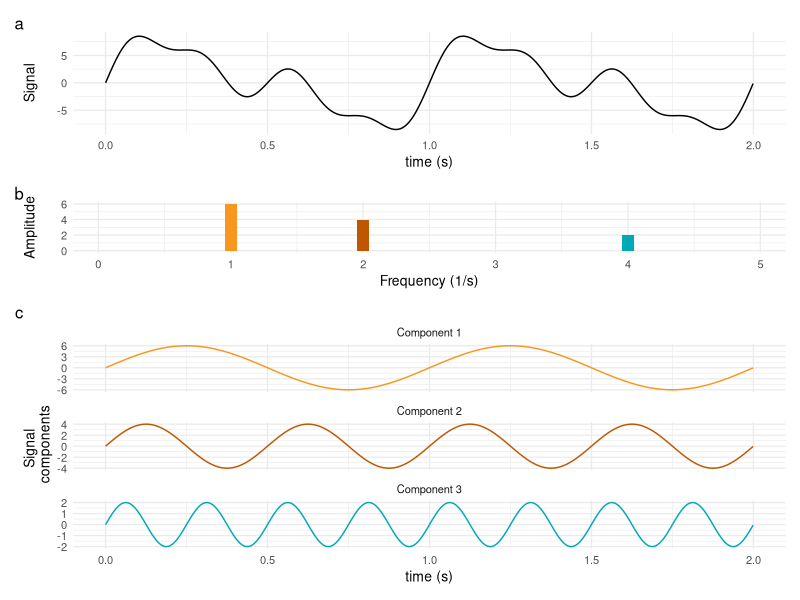

Recreate this plot in R.
library(tidyverse)
library(patchwork)

# Define basics
n <- 10000 # number of obs
t <- 10 # time (seconds)
dt <- t / n # sampling freq
x <- (0:(n - 1)) * dt # time (seconds)
ya <- 6*sin(1*2*pi*x)
yb <- 4*sin(2*2*pi*x)
yc <- 2*sin(4*2*pi*x)
y <- ya + yb + yc
df_x <- data.frame('x' = x, 'y' = y)

# Make first plot (the full signal)
p_x <- df_x |>
  filter(x < 2) |>
  ggplot(aes(x = x, y = y)) +
  geom_line() +
  theme_minimal(base_size = 10) +
  labs(x = 'time (s)', y = 'Signal')

# Make a dataframe of the decomposed signal
df_y <- data.frame('x' = x, 'ya' = ya, 'yb' = yb, 'yc' = yc) |>
  pivot_longer(cols = starts_with('y'),
               names_to = 'component',
               names_prefix = 'y',
               values_to = 'y') |>
  mutate(component = factor(component,
                            levels = c('a','b','c'),
                            labels = c('Component 1','Component 2', 'Component 3')))

# Plot that
p_y <- df_y |>
  filter(x < 2) |>
  ggplot(aes(x = x, y = y)) +
  geom_line(aes(color = component), show.legend = FALSE) +
  theme_minimal(base_size = 10) +
  facet_wrap(~component, nrow = 3, scales = 'free_y') +
  scale_color_manual(values = c('Component 1' = '#f8971f',
                                'Component 2' = '#bf5700',
                                'Component 3' = '#00a9b7')) +
  labs(x = 'time (s)', y = 'Signal \n components')

# Perform FFT, report results
fft_result <- fft(y)
amp <- 2 * Mod(fft_result)[2:(n/2)] / n
freq <- (1:(n/2 - 1)) / t

df_f <- data.frame('x' = freq, 'y' = amp) |>
  mutate(component = as.factor(case_when(x == 1 ~ '1',
                                         x == 2 ~ '2',
                                         x == 4 ~ '4')))

p_f <- df_f |>
  filter(x < 5) |>
  ggplot(aes(x = x, y = y)) +
  geom_col(aes(fill = component), show.legend = FALSE) +
  theme_minimal(base_size = 10) +
  labs(x = 'Frequency (1/s)', y = 'Amplitude') +
  scale_fill_manual(values = c('1' = '#f8971f',
                               '2' = '#bf5700',
                               '4' = '#00a9b7'))

fig4 <- (p_x/p_f/p_y) +
  plot_layout(heights = c(2, 1, 4)) +
  plot_annotation(tag_levels = 'a')

# Save image
ggsave("figures/fig4.png",
       plot = fig4,
       units = 'cm',
       width = 8.5,
       height = 15)
